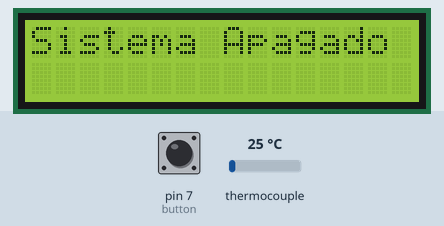
Simulated run of this sketch. Board: Arduino Uno, built with avr-gcc and run on an emulated ATmega328P. On the bench: 16×2 character LCD. Inputs (shaded band) come from the test bench; at power-on: pin 7 (button) HIGH, thermocouple 25 °C. What the sketch prints to the serial monitor is not drawn.

Above: at 2.3 s.
2.4 s: pin 7 (button) pulled LOW for 0.4 s
At 3.1 s:
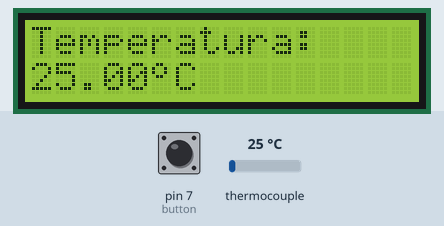
5.8 s: pin 7 (button) pulled LOW for 1 s
9.8 s: pin 7 (button) pulled LOW for 3.2 s
Timing chart, 0 to 12.8 s (numbered marks = the images above; inputs shaded):
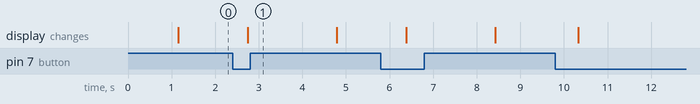

Measured:
- after the input at 2.4 s, the display: changes after 0.35 s (image 1)

The sketch:

Termpopar_LCD.ino
```cpp
//YWROBOT
//Compatible with the Arduino IDE 1.0
//Library version:1.1
#include <LiquidCrystal_I2C.h>
#include <ezButton.h>
#include "max6675.h"

ezButton button(7);

int thermoDO = 4;
int thermoCS = 5;
int thermoCLK = 6;
int vccPin = 3;
int gndPin = 2;
float temperatura;
MAX6675 thermocouple(thermoCLK, thermoCS, thermoDO);
LiquidCrystal_I2C lcd(0x27,20,4);  // set the LCD address to 0x27 for a 16 chars and 2 line display
// make a cute degree symbol
uint8_t degree[8]  = {140,146,146,140,128,128,128,128};


void setup()
{
  Serial.begin(9600);
  button.setDebounceTime(50); // set debounce time to 50 milliseconds
  lcd.init();                      // initialize the lcd
  // Print a message to the LCD.
  lcd.backlight();
  // wait for MAX chip to stabilize
  pinMode(vccPin, OUTPUT); digitalWrite(vccPin, HIGH);
  pinMode(gndPin, OUTPUT); digitalWrite(gndPin, LOW);
  lcd.begin(16, 2);
  lcd.createChar(0, degree);
  // wait for MAX chip to stabilize
  delay(1000);
}


void loop()
{
   button.loop(); // MUST call the loop() function first
   // MUST call the loop() function first){
  if(button.getState()==0){
    lcd.clear();
    lcd.setCursor(0, 0);
    lcd.print("Temperatura:");
    // go to line #1
    lcd.setCursor(0,1);
   // Serial.println("The button is pressed");
    temperatura = thermocouple.readCelsius();
    lcd.print(temperatura);
    Serial.print(String(temperatura));
    Serial.print("\n");
  #if ARDUINO >= 100
    lcd.write((byte)0);
  #else
    lcd.print(0, BYTE);
  #endif
    lcd.print("C");
    delay(1000);
  }
  if(button.getState()==1){
     //Serial.println("The button is released");
     lcd.clear();
     lcd.setCursor(0,0);
     lcd.print("Sistema Apagado");
     delay(300);
  }

}
```
